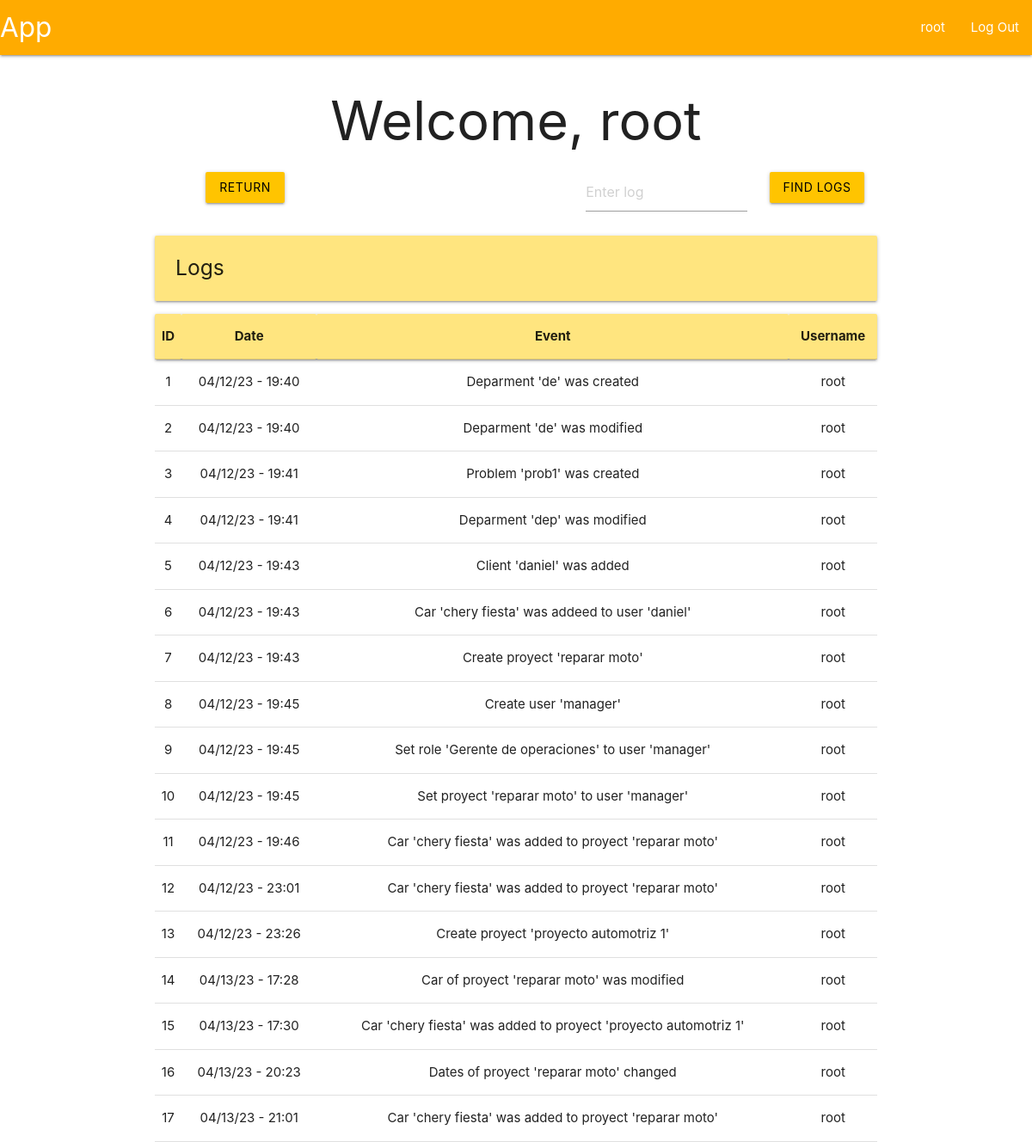
The app's page /logger (signed in), older data.
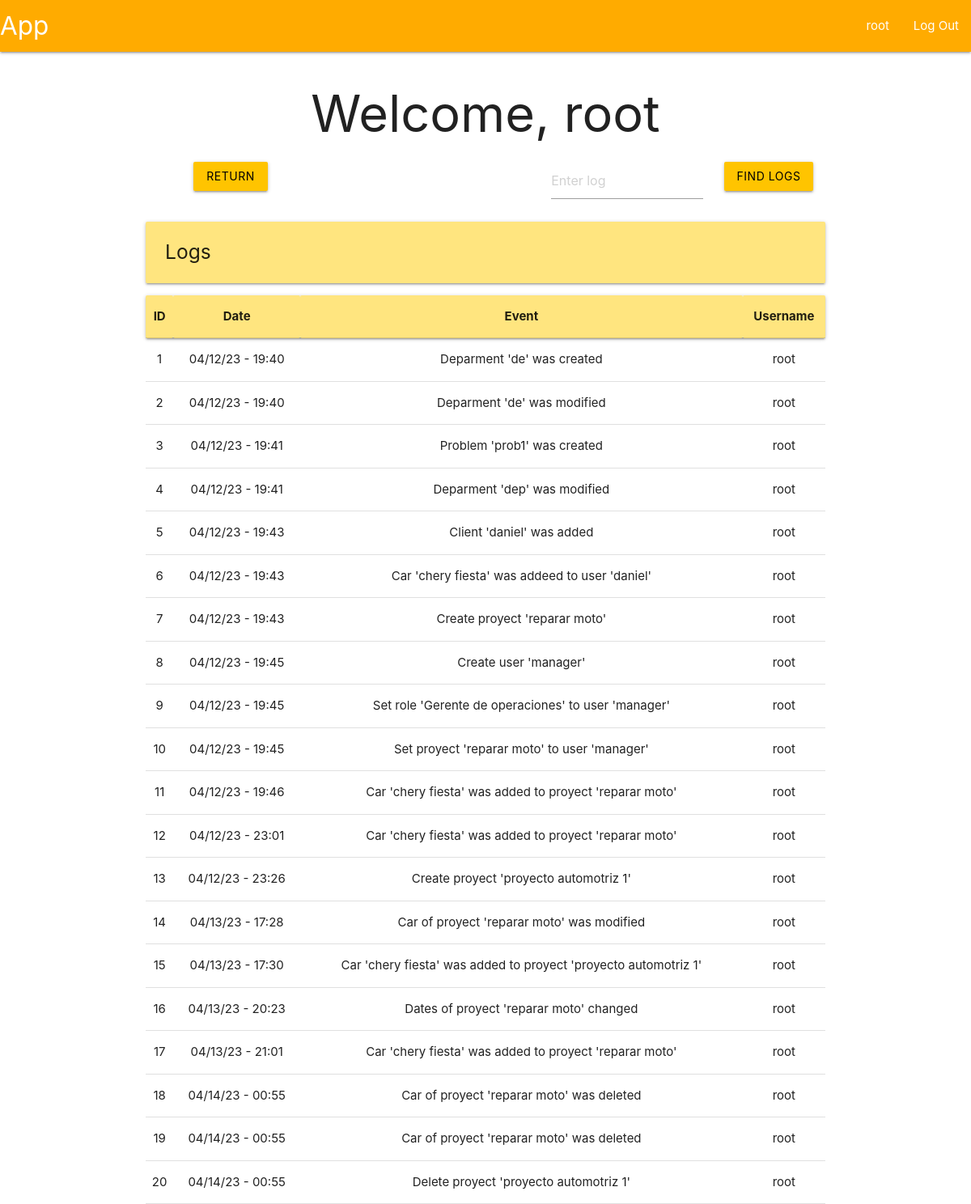
The same page, newer data.
### tables this page shows
CREATE TABLE user (
    id INTEGER PRIMARY KEY AUTOINCREMENT,
    username TEXT UNIQUE NOT NULL,
    firstname TEXT NOT NULL,
    secondname TEXT NOT NULL,
    password TEXT NOT NULL,
    roleId INTEGER,
    proyId INTEGER,
    auth INTEGER,

    FOREIGN KEY (roleId) REFERENCES roles(id),
    FOREIGN KEY (proyId) REFERENCES proyect(id)
);

CREATE TABLE logger (
    id INTEGER PRIMARY KEY AUTOINCREMENT,
    event TEXT NOT NULL,
    date TEXT NOT NULL,
    user TEXT NOT NULL
);

### app/logger.py (the view, shortened to what this page needs)
@bp.route('/logger', methods=('POST', 'GET'))
@login_required
def logger_index():
    db = get_db()
    logs = db.execute(
        'SELECT * FROM logger'
    ).fetchall()
    if g.user['roleId'] != 1:
        logs = db.execute(
            'SELECT * FROM logger WHERE user = ?',
            (g.user['username'],)
        ).fetchall()
    return render_template('index/logger/loggerIndex.html', logs = utilities.dataForLoggerTable(logs))

### app/auth.py (called while the page is built)
@bp.before_app_request
def load_logged_in_user():
    user_id = session.get('user_id')
    if user_id is None:
        g.user = None
    else:
        g.user = get_db().execute(
            "SELECT * FROM user WHERE id = ?",
            (user_id,)
        ).fetchone()

def login_required(view):
    @functools.wraps(view)
    def wrapped_view(**kwargs):
        if g.user is None:
            return redirect(url_for('auth.login'))
        return view(**kwargs)
    return wrapped_view

### app/db.py (called while the page is built)
def get_db():
    if 'db' not in g:
        g.db = sqlite3.connect(
            current_app.config['DATABASE'],
            detect_types = sqlite3.PARSE_DECLTYPES
        )
        g.db.row_factory = sqlite3.Row
    return g.db

### app/utilities.py (called while the page is built)
def dataForLoggerTable(logs):
    data = []
    for log in logs:
        data.append(
            {
                'id': log['id'],
                'date': log['date'],
                'event': log['event'],
                'user': log['user']
            }
        )
    return data

### app/templates/index/logger/loggerIndex.html
{% extends 'base.html' %}
{% block header %}
  <h1> {% block title %}Welcome, {{ g.user['username'] }} {% endblock %}</h1>
{% endblock %}
{% block content %}
<div class="row">
  <form method="POST">
    <div class="col s3">
      <input class="btn waves-effect waves-ligth amber accent-3 black-text" name="return" type="submit" value="Return">
    </div>
  </form>
  <form method="POST">
    <div class="col s3 offset-s4">
      <input placeholder="Enter log" name="find-log" id="log">
    </div>
    <div class="col s2">
      <input class="btn waves-effect waves-ligth amber accent-3 black-text" type="submit" value="Find logs">
    </div>
  </form>
</div>
<div class="left-align">
  <h5 class="card-panel amber accent-1">Logs</h5>
</div>
<table class="centered">
  <thead class="card-panel amber accent-1">
    <tr>
      <th>ID</th>
      <th>Date</th>
      <th>Event</th>
      <th>Username</th>
    </tr>
  </thead>
  <tbody>
    {% for log in logs %}
      <tr>
        <td>{{ log['id'] }}</td>
        <td>{{ log['date'] }}</td>
        <td>{{ log['event'] }}</td>
        <td>{{ log['user'] }}</td>
       </tr>
     {% endfor %}
  </tbody>
</table>
{% endblock %}

### app/templates/base.html (shortened to what this page needs)
<!DOCTYPE html>
<link rel="stylesheet" href="{{ url_for('static', filename='materialize.css') }}">
<link rel="stylesheet" href="{{ url_for('static', filename='style.css') }}">
<nav>
    <div class="nav-wrapper amber accent-4">
      <a href="#" class="brand-logo">App</a>
      <ul class="right hide-n black-text text-black">
        {% if g.user %}
            <li><a href="{{ url_for('user.profile')}}">{{ g.user['username'] }}</span></a>
            <li><a href="{{ url_for('auth.logout') }}">Log Out</a>
        {% else %}
            <li><a href="{{ url_for('auth.register') }}">Register</a>
            <li><a href="{{ url_for('auth.login') }}">Log In</a>
        {% endif %}
      </ul>
    </div>
</nav>
<section class="content container center-align">
    <header>
        {% block header %}{% endblock %}
    </header>
    {% block content %}{% endblock %}
</section>

Row changes from the older to the newer data that the page shows:
added logger: id "18", date "04/14/23 - 00:55", event "Car of proyect 'reparar moto' was deleted", user "root"
added logger: id "19", date "04/14/23 - 00:55", event "Car of proyect 'reparar moto' was deleted", user "root"
added logger: id "20", date "04/14/23 - 00:55", event "Delete proyect 'proyecto automotriz 1'", user "root"
